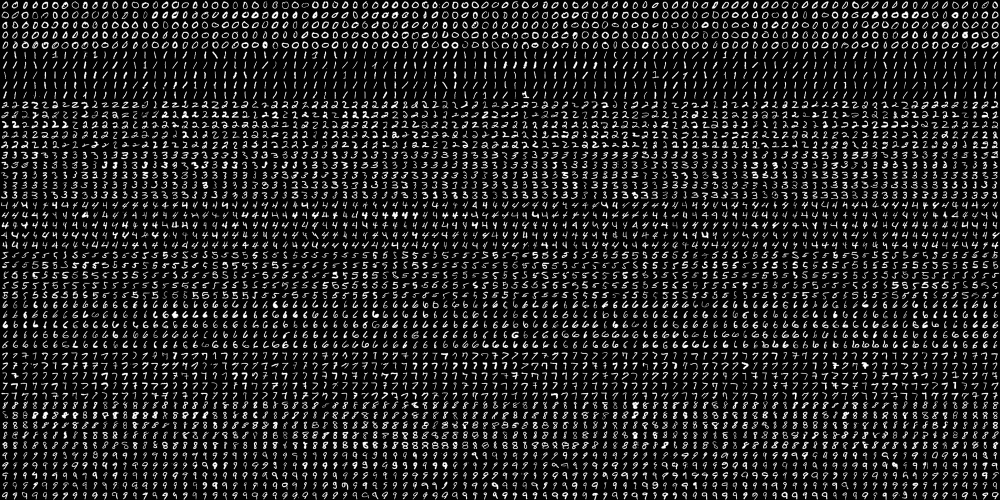
//> input picture digits.png, 2000 x 1000 px (shown at 1/2 size)
$ ./ml   (built with g++ and OpenCV 4)
//> lines starting //> are read from the running program, lines starting //| are printed output that depends on the picture
//
// Created by zhaoqiangwei on 2021/4/4.
//

#include <opencv2/opencv.hpp>
#include <opencv2/core/core.hpp>
#include <opencv2/highgui/highgui.hpp>
#include <opencv2/ml/ml.hpp>
#include <opencv2/imgproc/types_c.h>
#include <iostream>


using namespace std;
using namespace cv;
using namespace cv::ml;

int main()
{
    Mat img = imread("/home/zhaoqiangwei/mygit/com.cplusplus/opencv_test/digits.png");
//> img is the input picture: 1000 rows x 2000 cols, CV_8UC3; min 0, max 255, mean 33.8
    Mat gray;
    cvtColor(img, gray, CV_BGR2GRAY);
    int b = 20;
    int m = gray.rows / b;   //原图为1000*2000
//> m = 50
    int n = gray.cols / b;   //裁剪为5000个20*20的小图块
//> n = 100
    Mat data,labels;   //特征矩阵
    for (int i = 0; i < n; i++)
    {
        int offsetCol = i*b; //列上的偏移量
        for (int j = 0; j < m; j++)
        {
            int offsetRow = j*b;  //行上的偏移量
            //截取20*20的小块
            Mat tmp;
            gray(Range(offsetRow, offsetRow + b), Range(offsetCol, offsetCol + b)).copyTo(tmp);
            data.push_back(tmp.reshape(0,1));  //序列化后放入特征矩阵
            labels.push_back((int)j / 5);  //对应的标注
        }

    }
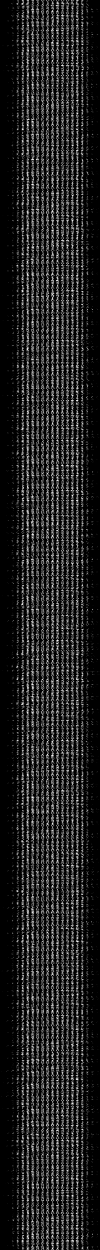
//> data: 5000 rows x 400 cols, CV_8UC1 (shown at 1/4 size); min 0, max 255, mean 33.8
//> after the loop, labels = 5000 values, max 9 at index 45, min 0 at index 0, mean 4.5
    data.convertTo(data, CV_32F); //uchar型转换为cv_32f
//> data: 5000 rows x 400 cols, CV_32FC1
    int samplesNum = data.rows;
//> samplesNum = 5000
    int trainNum = 3000;
    Mat trainData, trainLabels;
    trainData = data(Range(0, trainNum), Range::all());   //前3000个样本为训练数据
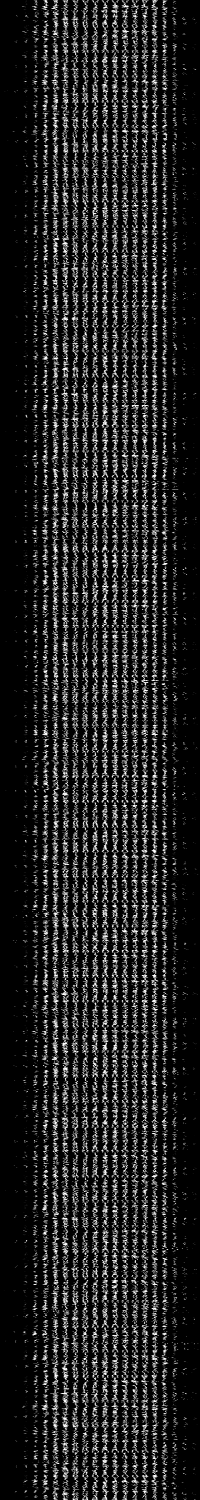
//> trainData: 3000 rows x 400 cols, CV_32FC1 (shown at 1/2 size); min 0, max 255, mean 33.8
    trainLabels = labels(Range(0, trainNum), Range::all());
//> trainLabels = 3000 values, max 9 at index 45, min 0 at index 0, mean 4.5

    //使用KNN算法
    int K = 5;
    Ptr<TrainData> tData = TrainData::create(trainData, ROW_SAMPLE, trainLabels);
    Ptr<KNearest> model = KNearest::create();
    model->setDefaultK(K);
    model->setIsClassifier(true);
    model->train(tData);

    //预测分类
    double train_hr = 0, test_hr = 0;
    Mat response;
    // compute prediction error on train and test data
    for (int i = 0; i < samplesNum; i++)
    {
        Mat sample = data.row(i);
        float r = model->predict(sample);   //对所有行进行预测
        //预测结果与原结果相比，相等为1，不等为0
        r = std::abs(r - labels.at<int>(i)) <= FLT_EPSILON ? 1.f : 0.f;

        if (i < trainNum)
            train_hr += r;  //累积正确数
        else
            test_hr += r;
    }
//> this loop made 5000 passes
//> (r, train_hr) on passes 1 to 12: (1, 1), (1, 2), (1, 3), (1, 4), (1, 5), (1, 6), (1, 7), (1, 8), (1, 9), (1, 10), (1, 11), (1, 12)
//> train_hr on passes 61 to 66: 59, 60, 61, 62, 63, 64
//> after the loop, train_hr = 2878; test_hr = 1852

    test_hr /= samplesNum - trainNum;
//> test_hr = 0.926
    train_hr = trainNum > 0 ? train_hr / trainNum : 1.;
//> train_hr = 0.959

    printf("accuracy: train = %.1f%%, test = %.1f%%\n",
           train_hr*100., test_hr*100.);
//| accuracy: train = 95.9%, test = 92.6%
    waitKey(0);
    return 0;
}
